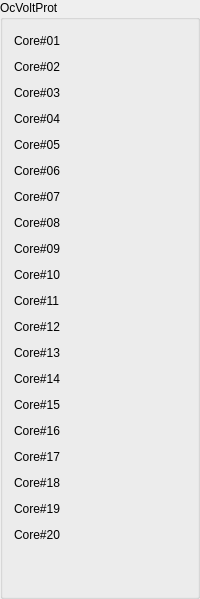
    <widget class="QGroupBox" name="groupBoxOcProtect">
     <property name="title">
      <string>OcVoltProt</string>
     </property>
     <layout class="QHBoxLayout" name="horizontalLayout_24">
      <item>
       <layout class="QVBoxLayout" name="verticalLayout_27">
        <item>
         <layout class="QHBoxLayout" name="horizontalLayout_30">
          <item>
           <widget class="QLabel" name="label_95">
            <property name="font">
             <font>
              <pointsize>9</pointsize>
             </font>
            </property>
            <property name="text">
             <string>Core#01</string>
            </property>
           </widget>
          </item>
          <item>
           <widget class="QLabel" name="label_charge01">
            <property name="minimumSize">
             <size>
              <width>20</width>
              <height>20</height>
             </size>
            </property>
            <property name="font">
             <font>
              <pointsize>9</pointsize>
             </font>
            </property>
            <property name="text">
             <string/>
            </property>
           </widget>
          </item>
         </layout>
        </item>
        <item>
         <layout class="QHBoxLayout" name="horizontalLayout_31">
          <item>
           <widget class="QLabel" name="label_96">
            <property name="font">
             <font>
              <pointsize>9</pointsize>
             </font>
            </property>
            <property name="text">
             <string>Core#02</string>
            </property>
           </widget>
          </item>
          <item>
           <widget class="QLabel" name="label_charge02">
            <property name="minimumSize">
             <size>
              <width>20</width>
              <height>20</height>
             </size>
            </property>
            <property name="font">
             <font>
              <pointsize>9</pointsize>
             </font>
            </property>
            <property name="text">
             <string/>
            </property>
           </widget>
          </item>
         </layout>
        </item>
        <item>
         <layout class="QHBoxLayout" name="horizontalLayout_32">
          <item>
           <widget class="QLabel" name="label_97">
            <property name="font">
             <font>
              <pointsize>9</pointsize>
             </font>
            </property>
            <property name="text">
             <string>Core#03</string>
            </property>
           </widget>
          </item>
          <item>
           <widget class="QLabel" name="label_charge03">
            <property name="minimumSize">
             <size>
              <width>20</width>
              <height>20</height>
             </size>
            </property>
            <property name="font">
             <font>
              <pointsize>9</pointsize>
             </font>
            </property>
            <property name="text">
             <string/>
            </property>
           </widget>
          </item>
         </layout>
        </item>
        <item>
         <layout class="QHBoxLayout" name="horizontalLayout_33">
          <item>
           <widget class="QLabel" name="label_98">
            <property name="font">
             <font>
              <pointsize>9</pointsize>
             </font>
            </property>
            <property name="text">
             <string>Core#04</string>
            </property>
           </widget>
          </item>
          <item>
           <widget class="QLabel" name="label_charge04">
            <property name="minimumSize">
             <size>
              <width>20</width>
              <height>20</height>
             </size>
            </property>
            <property name="font">
             <font>
              <pointsize>9</pointsize>
             </font>
            </property>
            <property name="text">
             <string/>
            </property>
           </widget>
          </item>
         </layout>
        </item>
        <item>
         <layout class="QHBoxLayout" name="horizontalLayout_34">
          <item>
           <widget class="QLabel" name="label_99">
            <property name="font">
             <font>
              <pointsize>9</pointsize>
             </font>
            </property>
            <property name="text">
             <string>Core#05</string>
            </property>
           </widget>
          </item>
          <item>
           <widget class="QLabel" name="label_charge05">
            <property name="minimumSize">
             <size>
              <width>20</width>
              <height>20</height>
             </size>
            </property>
            <property name="font">
             <font>
              <pointsize>9</pointsize>
             </font>
            </property>
            <property name="text">
             <string/>
            </property>
           </widget>
          </item>
         </layout>
        </item>
        <item>
         <layout class="QHBoxLayout" name="horizontalLayout_35">
          <item>
           <widget class="QLabel" name="label_100">
            <property name="font">
             <font>
              <pointsize>9</pointsize>
             </font>
            </property>
            <property name="text">
             <string>Core#06</string>
            </property>
           </widget>
          </item>
          <item>
           <widget class="QLabel" name="label_charge06">
            <property name="minimumSize">
             <size>
              <width>20</width>
              <height>20</height>
             </size>
            </property>
            <property name="font">
             <font>
              <pointsize>9</pointsize>
             </font>
            </property>
            <property name="text">
             <string/>
            </property>
           </widget>
          </item>
         </layout>
        </item>
        <item>
         <layout class="QHBoxLayout" name="horizontalLayout_36">
          <item>
           <widget class="QLabel" name="label_101">
            <property name="font">
             <font>
              <pointsize>9</pointsize>
             </font>
            </property>
            <property name="text">
             <string>Core#07</string>
            </property>
           </widget>
          </item>
          <item>
           <widget class="QLabel" name="label_charge07">
            <property name="minimumSize">
             <size>
              <width>20</width>
              <height>20</height>
             </size>
            </property>
            <property name="font">
             <font>
              <pointsize>9</pointsize>
             </font>
            </property>
            <property name="text">
             <string/>
            </property>
           </widget>
          </item>
         </layout>
        </item>
        <item>
         <layout class="QHBoxLayout" name="horizontalLayout_37">
          <item>
           <widget class="QLabel" name="label_102">
            <property name="font">
             <font>
              <pointsize>9</pointsize>
             </font>
            </property>
            <property name="text">
             <string>Core#08</string>
            </property>
           </widget>
          </item>
          <item>
           <widget class="QLabel" name="label_charge08">
            <property name="minimumSize">
             <size>
              <width>20</width>
              <height>20</height>
             </size>
            </property>
            <property name="font">
             <font>
              <pointsize>9</pointsize>
             </font>
            </property>
            <property name="text">
             <string/>
            </property>
           </widget>
          </item>
         </layout>
        </item>
        <item>
         <layout class="QHBoxLayout" name="horizontalLayout_38">
          <item>
           <widget class="QLabel" name="label_103">
            <property name="font">
             <font>
              <pointsize>9</pointsize>
             </font>
            </property>
            <property name="text">
             <string>Core#09</string>
            </property>
           </widget>
          </item>
          <item>
           <widget class="QLabel" name="label_charge09">
            <property name="minimumSize">
             <size>
              <width>20</width>
              <height>20</height>
             </size>
            </property>
            <property name="font">
             <font>
              <pointsize>9</pointsize>
             </font>
            </property>
            <property name="text">
             <string/>
            </property>
           </widget>
          </item>
         </layout>
        </item>
        <item>
         <layout class="QHBoxLayout" name="horizontalLayout_39">
          <item>
           <widget class="QLabel" name="label_105">
            <property name="font">
             <font>
              <pointsize>9</pointsize>
             </font>
            </property>
            <property name="text">
             <string>Core#10</string>
            </property>
           </widget>
          </item>
          <item>
           <widget class="QLabel" name="label_charge10">
            <property name="minimumSize">
             <size>
              <width>20</width>
              <height>20</height>
             </size>
            </property>
            <property name="font">
             <font>
              <pointsize>9</pointsize>
             </font>
            </property>
            <property name="text">
             <string/>
            </property>
           </widget>
          </item>
         </layout>
        </item>
        <item>
         <layout class="QHBoxLayout" name="horizontalLayout_40">
          <item>
           <widget class="QLabel" name="label_106">
            <property name="font">
             <font>
              <pointsize>9</pointsize>
             </font>
            </property>
            <property name="text">
             <string>Core#11</string>
            </property>
           </widget>
          </item>
          <item>
           <widget class="QLabel" name="label_charge11">
            <property name="minimumSize">
             <size>
              <width>20</width>
              <height>20</height>
             </size>
            </property>
            <property name="font">
             <font>
              <pointsize>9</pointsize>
             </font>
            </property>
            <property name="text">
             <string/>
            </property>
           </widget>
          </item>
         </layout>
        </item>
        <item>
         <layout class="QHBoxLayout" name="horizontalLayout_41">
          <item>
           <widget class="QLabel" name="label_107">
            <property name="font">
             <font>
              <pointsize>9</pointsize>
             </font>
            </property>
            <property name="text">
             <string>Core#12</string>
            </property>
           </widget>
          </item>
          <item>
           <widget class="QLabel" name="label_charge12">
            <property name="minimumSize">
             <size>
              <width>20</width>
              <height>20</height>
             </size>
            </property>
            <property name="font">
             <font>
              <pointsize>9</pointsize>
             </font>
            </property>
            <property name="text">
             <string/>
            </property>
           </widget>
          </item>
         </layout>
        </item>
        <item>
         <layout class="QHBoxLayout" name="horizontalLayout_42">
          <item>
           <widget class="QLabel" name="label_108">
            <property name="font">
             <font>
              <pointsize>9</pointsize>
             </font>
            </property>
            <property name="text">
             <string>Core#13</string>
            </property>
           </widget>
          </item>
          <item>
           <widget class="QLabel" name="label_charge13">
            <property name="minimumSize">
             <size>
              <width>20</width>
              <height>20</height>
             </size>
            </property>
            <property name="font">
             <font>
              <pointsize>9</pointsize>
             </font>
            </property>
            <property name="text">
             <string/>
            </property>
           </widget>
          </item>
         </layout>
        </item>
        <item>
         <layout class="QHBoxLayout" name="horizontalLayout_43">
          <item>
           <widget class="QLabel" name="label_109">
            <property name="font">
             <font>
              <pointsize>9</pointsize>
             </font>
            </property>
            <property name="text">
             <string>Core#14</string>
            </property>
           </widget>
          </item>
          <item>
           <widget class="QLabel" name="label_charge14">
            <property name="minimumSize">
             <size>
              <width>20</width>
              <height>20</height>
             </size>
            </property>
            <property name="font">
             <font>
              <pointsize>9</pointsize>
             </font>
            </property>
            <property name="text">
             <string/>
            </property>
           </widget>
          </item>
         </layout>
        </item>
        <item>
         <layout class="QHBoxLayout" name="horizontalLayout_44">
          <item>
           <widget class="QLabel" name="label_110">
            <property name="font">
             <font>
              <pointsize>9</pointsize>
             </font>
            </property>
            <property name="text">
             <string>Core#15</string>
            </property>
           </widget>
          </item>
          <item>
           <widget class="QLabel" name="label_charge15">
            <property name="minimumSize">
             <size>
              <width>20</width>
              <height>20</height>
             </size>
            </property>
            <property name="font">
             <font>
              <pointsize>9</pointsize>
             </font>
            </property>
            <property name="text">
             <string/>
            </property>
           </widget>
          </item>
         </layout>
        </item>
        <item>
         <layout class="QHBoxLayout" name="horizontalLayout_45">
          <item>
           <widget class="QLabel" name="label_111">
            <property name="font">
             <font>
              <pointsize>9</pointsize>
             </font>
            </property>
            <property name="text">
             <string>Core#16</string>
            </property>
           </widget>
          </item>
          <item>
           <widget class="QLabel" name="label_charge16">
            <property name="minimumSize">
             <size>
              <width>20</width>
              <height>20</height>
             </size>
            </property>
            <property name="font">
             <font>
              <pointsize>9</pointsize>
             </font>
            </property>
            <property name="text">
             <string/>
            </property>
           </widget>
          </item>
         </layout>
        </item>
        <item>
         <layout class="QHBoxLayout" name="horizontalLayout_46">
          <item>
           <widget class="QLabel" name="label_112">
            <property name="font">
             <font>
              <pointsize>9</pointsize>
             </font>
            </property>
            <property name="text">
             <string>Core#17</string>
            </property>
           </widget>
          </item>
          <item>
           <widget class="QLabel" name="label_charge17">
            <property name="minimumSize">
             <size>
              <width>20</width>
              <height>20</height>
             </size>
            </property>
            <property name="font">
             <font>
              <pointsize>9</pointsize>
             </font>
            </property>
            <property name="text">
             <string/>
            </property>
           </widget>
          </item>
         </layout>
        </item>
        <item>
         <layout class="QHBoxLayout" name="horizontalLayout_47">
          <item>
           <widget class="QLabel" name="label_113">
            <property name="font">
             <font>
              <pointsize>9</pointsize>
             </font>
            </property>
            <property name="text">
             <string>Core#18</string>
            </property>
           </widget>
          </item>
          <item>
           <widget class="QLabel" name="label_charge18">
            <property name="minimumSize">
             <size>
              <width>20</width>
              <height>20</height>
             </size>
            </property>
            <property name="font">
             <font>
              <pointsize>9</pointsize>
             </font>
            </property>
            <property name="text">
             <string/>
            </property>
           </widget>
          </item>
         </layout>
        </item>
        <item>
         <layout class="QHBoxLayout" name="horizontalLayout_49">
          <item>
           <widget class="QLabel" name="label_114">
            <property name="font">
             <font>
              <pointsize>9</pointsize>
             </font>
            </property>
            <property name="text">
             <string>Core#19</string>
            </property>
           </widget>
          </item>
          <item>
           <widget class="QLabel" name="label_charge19">
            <property name="minimumSize">
             <size>
              <width>20</width>
              <height>20</height>
             </size>
            </property>
            <property name="font">
             <font>
              <pointsize>9</pointsize>
             </font>
            </property>
            <property name="text">
             <string/>
            </property>
           </widget>
          </item>
         </layout>
        </item>
        <item>
         <layout class="QHBoxLayout" name="horizontalLayout_48">
          <item>
           <widget class="QLabel" name="label_115">
            <property name="font">
             <font>
              <pointsize>9</pointsize>
             </font>
            </property>
            <property name="text">
             <string>Core#20</string>
            </property>
           </widget>
          </item>
          <item>
           <widget class="QLabel" name="label_charge20">
            <property name="minimumSize">
             <size>
              <width>20</width>
              <height>20</height>
             </size>
            </property>
            <property name="font">
             <font>
              <pointsize>9</pointsize>
             </font>
            </property>
            <property name="text">
             <string/>
            </property>
           </widget>
          </item>
         </layout>
        </item>
        <item>
         <spacer name="verticalSpacer_6">
          <property name="orientation">
           <enum>Qt::Vertical</enum>
          </property>
          <property name="sizeHint" stdset="0">
           <size>
            <width>20</width>
            <height>40</height>
           </size>
          </property>
         </spacer>
        </item>
       </layout>
      </item>
     </layout>
    </widget>
